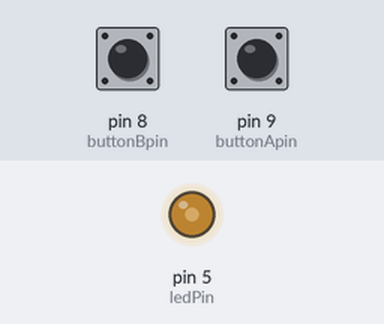
Simulated run of this sketch. Board: Arduino Uno, built with avr-gcc and run on an emulated ATmega328P. Parts: output pins drawn as LEDs (lit = HIGH). The inputs (shaded band) are chosen by the test bench; at power-on: pin 8 (buttonBpin) HIGH, pin 9 (buttonApin) HIGH.

Above: at 0.1 s.
Timing chart, 0 to 1.6 s (numbered marks = the images above):
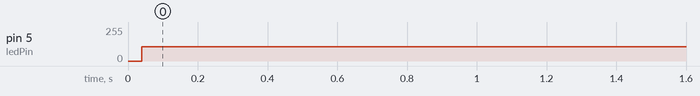

The sketch:

Button_1_copy_20250628101412.ino
```cpp
int ledPin = 5;
int buttonApin = 9;
int buttonBpin = 8;

void setup() {
pinMode(ledPin, OUTPUT);
pinMode(buttonApin, INPUT_PULLUP);
pinMode(buttonBpin, INPUT_PULLUP);
}

void loop() {
  if(digitalRead(buttonApin) == LOW);
  {digitalWrite(ledPin, HIGH);
  }
  if(digitalRead(buttonBpin) == LOW);
  {digitalWrite(ledPin, LOW);
  }

  // put your main code here, to run repeatedly:

}
```

Measured:
- by itself, pin 5 (ledPin): 0/255 → 108/255 at 0.04 s
